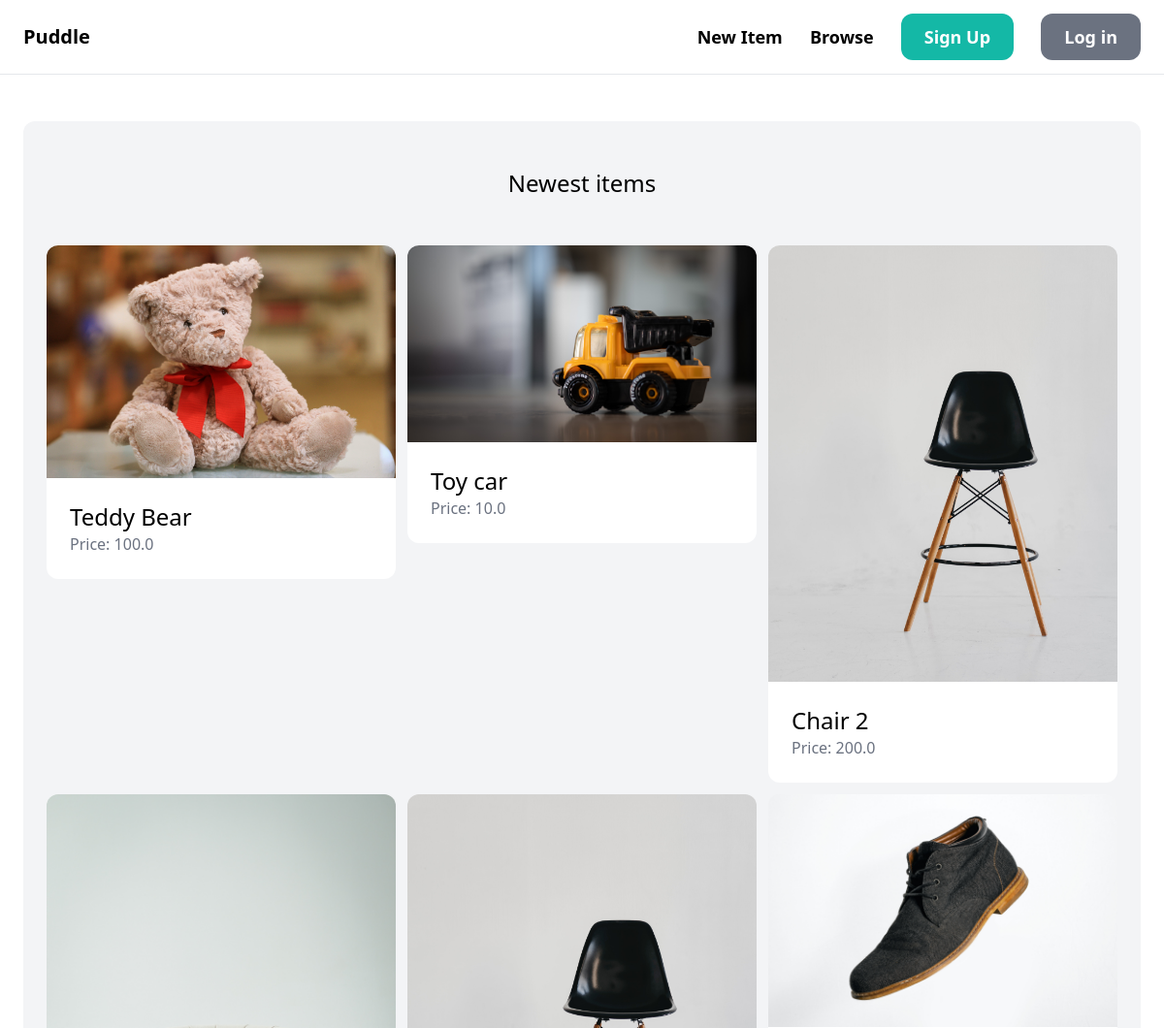
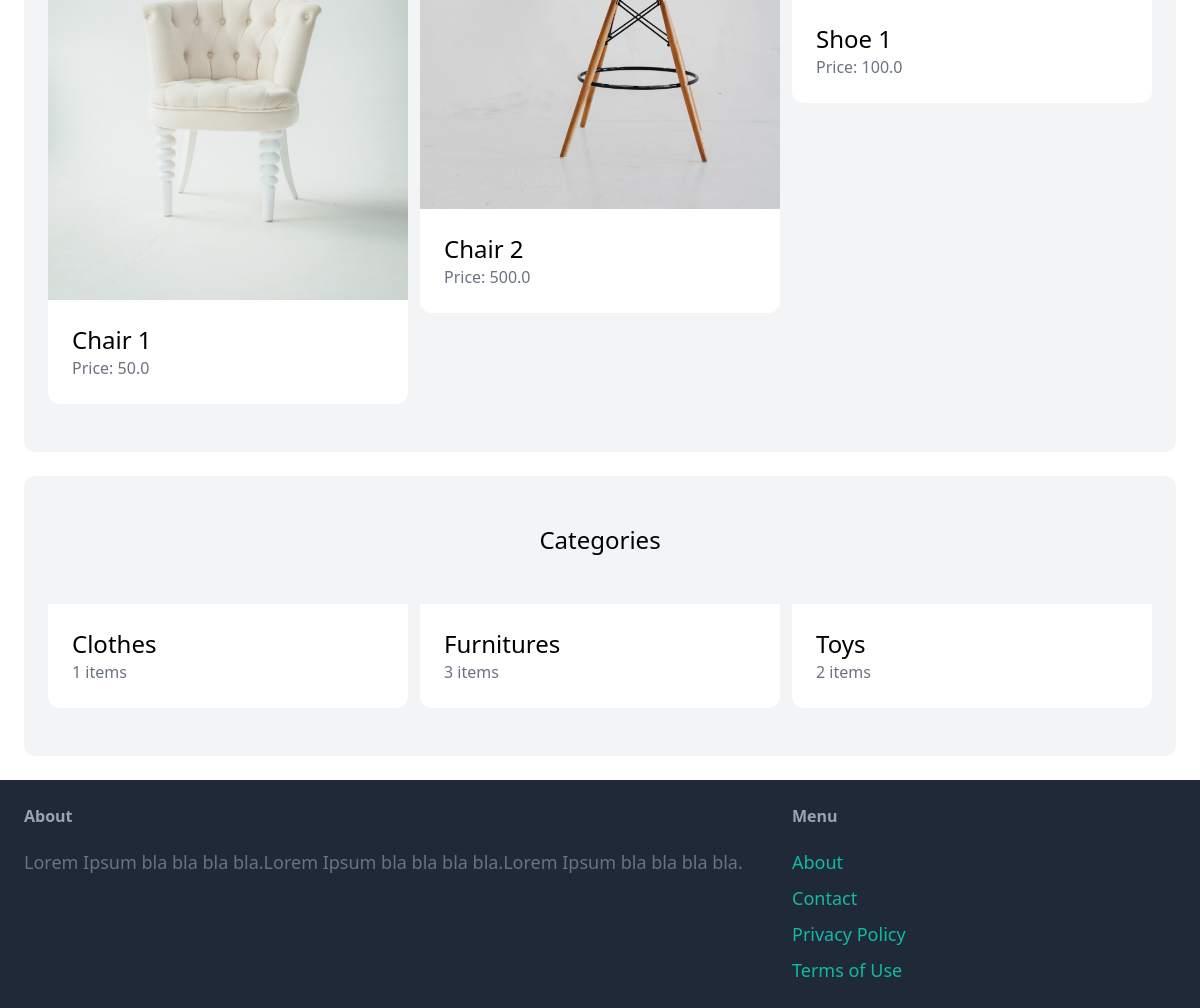
The page / on the database its author committed (2 pictures, top to bottom).
### item/models.py (models this page shows, shortened)
class Item(models.Model):
    category = models.ForeignKey(Category, related_name='items', on_delete=models.CASCADE)
    name = models.CharField(max_length=255)
    description = models.TextField(blank=True, null=True)
    price = models.FloatField()
    image = models.ImageField(upload_to='item_images', blank=True, null=True)
    is_sold = models.BooleanField(default=False)
    created_by = models.ForeignKey(User, related_name='items', on_delete=models.CASCADE)
    created_at = models.DateTimeField(auto_now_add=True)
    is_hold = models.BooleanField(default=False)

class Category(models.Model):
    name = models.CharField(max_length=500)
    class Meta:
        ordering = ('name',)
        verbose_name_plural = 'Categories'

### core/views.py (the view)
# urls.py: path('', views.index, name='index'),
def index(request):
    items = Item.objects.filter(is_sold=False)[0:6]
    categories = Category.objects.all()
    return render(request, 'core/index.html', {
        'categories': categories,
        'items': items,
    })

### core/templates/core/index.html (shortened to what this page needs)
{% extends 'core/base.html' %}
{% block content %}
<div class="mt-6 px-6 py-12 bg-gray-100 rounded-xl">
    <h2 class="mb-12 text-2xl text-center">Newest items</h2>
   <div class="grid grid-cols-3 gap-3">
    {% for item in items %}
        <div>
            <a href="{% url 'item:detail' item.id %}">
                <div>
                    <img src="{{ item.image.url }}" class="rounded-t-xl">
                </div>
                <div class="p-6 bg-white rounded-b-xl">
                    <h2 class="text-2xl">{{ item.name }}</h2>
                    <p class="text-gray-500">Price: {{ item.price }}</p>
                </div>
            </a>
        </div>
    {% endfor %}
   </div>
</div>
<div class="mt-6 px-6 py-12 bg-gray-100 rounded-xl">
    <h2 class="mb-12 text-2xl text-center">Categories</h2>
   <div class="grid grid-cols-3 gap-3">
    {% for category in categories %}
    <div>
        <a href="#">
            <div class="p-6 bg-white rounded-b-xl">
                <h2 class="text-2xl">{{ category.name }}</h2>
                <p class="text-gray-500">{{ category.items.count }} items</p>
            </div>
        </a>
    </div>
    {% endfor %}
   </div>
</div>
{% endblock %}

### core/templates/core/base.html (shortened to what this page needs)
<!DOCTYPE html>
<html>
    <head>
        <script src="https://cdn.tailwindcss.com"></script>
    </head>
    <body>
        <nav class="py-6 px-6 flex justify-between items-center border-b border-gray-200">
        <a href="/" class="text-xl font-semibold">Puddle</a>
        <div class="space-x-6">
            <a href="{% url 'item:new' %}" class="text-lg font-semibold hover:text-gray-500">New Item</a>
            <a href="{% url 'item:items' %}" class="text-lg font-semibold hover:text-gray-500">Browse</a>
            {% if request.user.is_authenticated %}
                <a href="{% url 'conversation:inbox' %}" class="px-6 py-3 text-lg font-semibold bg-teal-500 text-white rounded-xl hover:bg-teal-700">Inbox</a>
                <a href="{% url 'dashboard:index' %}" class="px-6 py-3 text-lg font-semibold bg-gray-500 text-white rounded-xl hover:bg-gray-700">Dashboard</a>
            {% else %}
                <a href="{% url 'core:signup' %}" class="px-6 py-3 text-lg font-semibold bg-teal-500 text-white rounded-xl hover:bg-teal-700">Sign Up</a>
                <a href="{% url 'core:login' %}" class="px-6 py-3 text-lg font-semibold bg-gray-500 text-white rounded-xl hover:bg-gray-700">Log in</a>
            {% endif %}
        </div>
        </nav>
        <div class="px-6 py-6">
            {% block content %}
            {% endblock %}
        </div>
        <footer class="py-6 px-6 flex justify-between bg-gray-800">
            <div class="w-2/3 pr-10">
                <h3 class="mb-5 font-semibold text-gray-400">About</h3>
                <p class="text-lg text-gray-500">Lorem Ipsum bla bla bla bla.Lorem Ipsum bla bla bla bla.Lorem Ipsum bla bla bla bla.</p>
            </div>
            <div class="w-1/3">
                <h3 class="mb-5 font-semibold text-gray-400">Menu</h3>
                <ul class="space-y-2">
                    <li><a href="#" class="text-lg text-teal-500 hover:text-teal-700">About</a></li>
                    <li><a href="{% url 'core:contact' %}" class="text-lg text-teal-500 hover:text-teal-700">Contact</a></li>
                    <li><a href="#" class="text-lg text-teal-500 hover:text-teal-700">Privacy Policy</a></li>
                    <li><a href="#" class="text-lg text-teal-500 hover:text-teal-700">Terms of Use</a></li>
                </ul>
            </div>
        </footer>
    </body>
</html>

### rows shown on the page
Item: image (picture), name "Teddy Bear", price "100.0"
Item: image (picture), name "Toy car", price "10.0"
Item: image (picture), name "Chair 2", price "200.0"
Item: image (picture), name "Chair 1", price "50.0"
Item: image (picture), name "Chair 2", price "500.0"
Item: image (picture), name "Shoe 1", price "100.0"
Category: name "Clothes", items.count "1"
Category: name "Furnitures", items.count "3"
Category: name "Toys", items.count "2"
